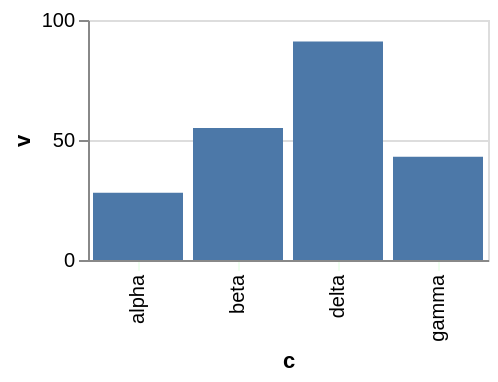

Here is the Vega-Lite specification saved for this chart:
### Vega-Lite specification from a JSON file in a GitHub repository (floating-point values rounded to 4 significant figures)
{"$schema": "https://vega.github.io/schema/vega-lite/v6.json", "width": 200, "height": 120, "data": {"values": [{"c": "alpha", "v": 28, "w": 3, "t": "2024-01-07"}, {"c": "beta", "v": 55, "w": 7, "t": "2024-03-19"}, {"c": "gamma", "v": 43, "w": 5, "t": "2024-06-02"}, {"c": "delta", "v": 91, "w": 9, "t": "2024-09-11"}]}, "mark": "bar", "encoding": {"x": {"field": "c", "type": "nominal", "axis": {"tickColor": "honeydew"}}, "y": {"field": "v", "type": "quantitative"}}}
